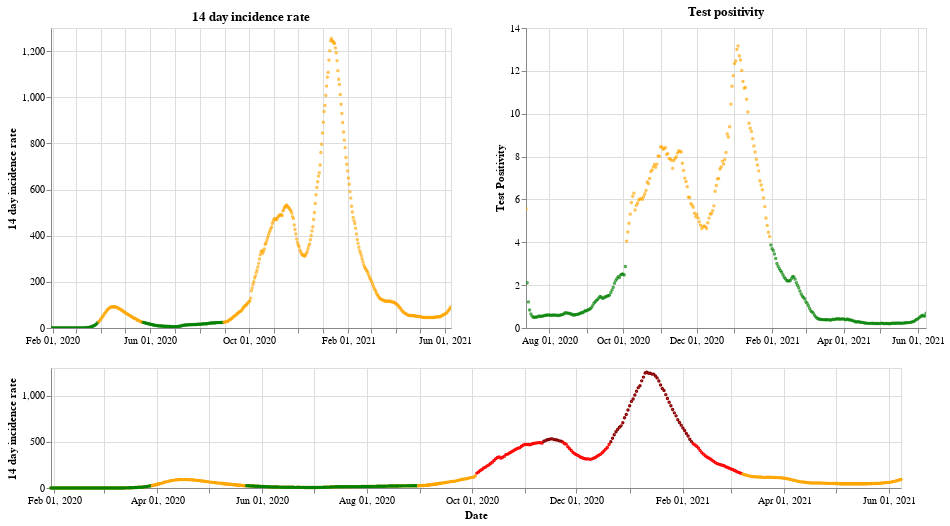

The code cell stored with this chart in its notebook:
### Markdown cell above
## England

### Code cell
plot_traffic_light('England')

### Figure 1 — Vega-Lite specification as saved in the notebook (floating-point values rounded to 4 significant figures; data arrays with more than 128 entries replaced by an {"elided": "..."} marker saying what was removed)
{"config": {"view": {"continuousWidth": 400, "continuousHeight": 300}}, "vconcat": [{"hconcat": [{"mark": {"type": "point", "size": 2}, "encoding": {"color": {"condition": {"value": "green", "test": "(datum.twoWeeklyCasesRate <= 25)"}, "value": "orange"}, "tooltip": [{"type": "nominal", "field": "areaName"}, {"type": "temporal", "field": "date"}, {"type": "quantitative", "field": "twoWeeklyCasesRate"}, {"type": "quantitative", "field": "testPositivity"}], "x": {"type": "temporal", "axis": {"title": ""}, "field": "date", "scale": {"domain": {"selection": "DateBrush"}}, "timeUnit": "yearmonthdate"}, "y": {"type": "quantitative", "axis": {"title": "14 day incidence rate"}, "field": "twoWeeklyCasesRate"}}, "title": "14 day incidence rate", "width": 400}, {"mark": {"type": "point", "size": 2}, "encoding": {"color": {"condition": {"value": "green", "test": "(datum.testPositivity <= 4)"}, "value": "orange"}, "tooltip": [{"type": "nominal", "field": "areaName"}, {"type": "temporal", "field": "date"}, {"type": "quantitative", "field": "twoWeeklyCasesRate"}, {"type": "quantitative", "field": "testPositivity"}], "x": {"type": "temporal", "axis": {"title": ""}, "field": "date", "scale": {"domain": {"selection": "DateBrush"}}, "timeUnit": "yearmonthdate"}, "y": {"type": "quantitative", "axis": {"title": "Test Positivity"}, "field": "testPositivity"}}, "title": "Test positivity", "width": 400}]}, {"layer": [{"mark": {"type": "point", "size": 2}, "encoding": {"color": {"condition": {"value": "orange", "test": "((50 && datum.twoWeeklyCasesRate) < 150)"}, "value": "red"}, "opacity": {"condition": {"value": 1, "test": "((50 && datum.twoWeeklyCasesRate) < 500)"}, "value": 0}, "tooltip": [{"type": "nominal", "field": "areaName"}, {"type": "temporal", "field": "date"}, {"type": "quantitative", "field": "twoWeeklyCasesRate"}, {"type": "quantitative", "field": "testPositivity"}], "x": {"type": "temporal", "axis": {"title": "Date"}, "field": "date", "timeUnit": "yearmonthdate"}, "y": {"type": "quantitative", "axis": {"title": "14 day incidence rate"}, "field": "twoWeeklyCasesRate"}}, "selection": {"DateBrush": {"type": "interval", "encodings": ["x"], "fields": ["Time"]}}, "width": 850}, {"mark": {"type": "point", "size": 2}, "encoding": {"color": {"value": "darkred"}, "opacity": {"condition": {"value": 1, "test": "(datum.twoWeeklyCasesRate >= 500)"}, "value": 0}, "tooltip": [{"type": "nominal", "field": "areaName"}, {"type": "temporal", "field": "date"}, {"type": "quantitative", "field": "twoWeeklyCasesRate"}, {"type": "quantitative", "field": "testPositivity"}], "x": {"type": "temporal", "axis": {"title": "Date"}, "field": "date", "timeUnit": "yearmonthdate"}, "y": {"type": "quantitative", "axis": {"title": "14 day incidence rate"}, "field": "twoWeeklyCasesRate"}}, "width": 400}, {"mark": {"type": "point", "size": 2}, "encoding": {"color": {"condition": {"value": "green", "test": "((4 && datum.twoWeeklyCasesRate) < 25)"}, "value": "orange"}, "opacity": {"condition": {"value": 1, "test": "(datum.twoWeeklyCasesRate < 50)"}, "value": 0}, "tooltip": [{"type": "nominal", "field": "areaName"}, {"type": "temporal", "field": "date"}, {"type": "quantitative", "field": "twoWeeklyCasesRate"}, {"type": "quantitative", "field": "testPositivity"}], "x": {"type": "temporal", "axis": {"title": "Date"}, "field": "date", "timeUnit": "yearmonthdate"}, "y": {"type": "quantitative", "axis": {"title": "14 day incidence rate"}, "field": "twoWeeklyCasesRate"}}, "width": 400}], "height": 120, "width": 800}], "data": {"name": "data-f55902a788750c808cf6e899bd3d8f99"}, "$schema": "https://vega.github.io/schema/vega-lite/v4.8.1.json", "datasets": {"data-f55902a788750c808cf6e899bd3d8f99": {"elided": "496 records"}}}
